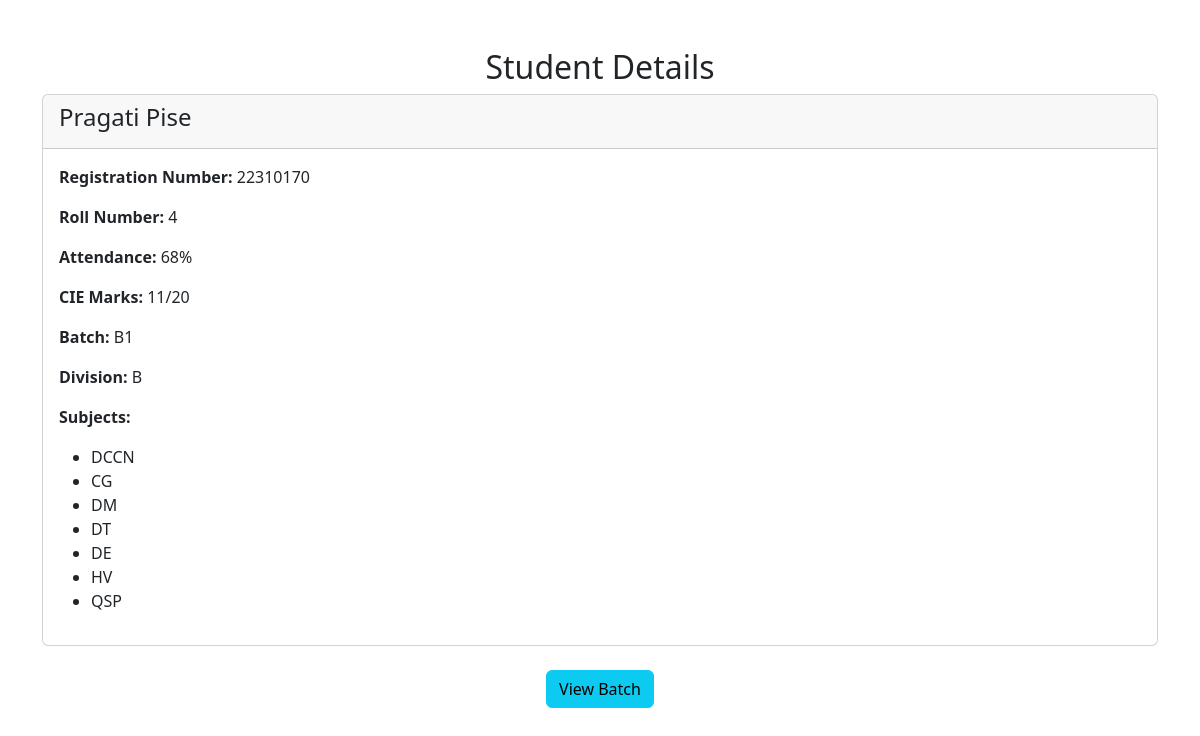
The page /view_student/22310170/ (signed in) on the database its author committed.
### login/models.py (models this page shows, shortened)
class Student(models.Model):
    user = models.OneToOneField(User, on_delete=models.CASCADE, null=True, blank=True)
    registration_number = models.CharField(max_length=20, unique=True, primary_key=True)
    roll_number = models.CharField(max_length=20, unique=True)
    attendance = models.IntegerField(default=0)
    cie_marks = models.IntegerField(default=0)
    first_name = models.CharField(max_length=50)
    last_name = models.CharField(max_length=50)
    batch = models.ForeignKey(Batch, on_delete=models.SET_NULL, null=True, blank=True)
    division = models.ForeignKey(Division, on_delete=models.SET_NULL, null=True, blank=True)
    subjects = models.ManyToManyField(Subject, blank=True)

class Batch(models.Model):
    name = models.CharField(max_length=10, unique=True, primary_key=True)
    division = models.ForeignKey(Division, on_delete=models.CASCADE)

class Division(models.Model):
    name = models.CharField(max_length=10, unique=True, primary_key=True)

class Subject(models.Model):
    subject_id = models.CharField(max_length=10, unique=True, primary_key=True)
    subject_name = models.CharField(max_length=50)

### login/views.py (the view)
# urls.py: path('view_student/<str:registration_number>/', views.view_student, name='view_student'),
@login_required
def view_student(request, registration_number):
    student = Student.objects.get(registration_number=registration_number)
    subjects = student.subjects.all()
    attendance = student.attendance
    cie_marks = student.cie_marks
    return render(request, 'view_student.html', {
        'student': student,
        'subjects': subjects,
        'attendance': attendance,
        'cie_marks': cie_marks
    })

### templates/view_student.html (shortened to what this page needs)
{% extends "base.html" %}
{% block body %}
<div class="container mt-5">
    <h2 class="text-center">Student Details</h2>
    <div class="card">
        <div class="card-header">
            <h4>{{ student.first_name }} {{ student.last_name }}</h4>
        </div>
        <div class="card-body">
            <p><strong>Registration Number:</strong> {{ student.registration_number }}</p>
            <p><strong>Roll Number:</strong> {{ student.roll_number }}</p>
            <p><strong>Attendance:</strong> {{ student.attendance }}%</p>
            <p><strong>CIE Marks:</strong> {{ student.cie_marks }}/20</p>
            <p><strong>Batch:</strong> {{ student.batch.name }}</p>
            <p><strong>Division:</strong> {{ student.division.name }}</p>
            <p><strong>Subjects:</strong></p>
            <ul>
                {% for subject in student.subjects.all %}
                    <li>{{ subject.subject_name }}</li>
                {% endfor %}
            </ul>
        </div>
    </div>
    <div class="text-center mt-4">
        <a href="{% url 'show_batch_data' %}" class="btn btn-info">View Batch</a>
    </div>
</div>
{% endblock body %}

### rows shown on the page
Student: first_name "Pragati", last_name "Pise", registration_number "22310170", roll_number "4", attendance "68", cie_marks "11", batch.name "B1", division.name "B"
Subject: subject_name "DCCN"
Subject: subject_name "CG"
Subject: subject_name "DM"
Subject: subject_name "DT"
Subject: subject_name "DE"
Subject: subject_name "HV"
Subject: subject_name "QSP"
